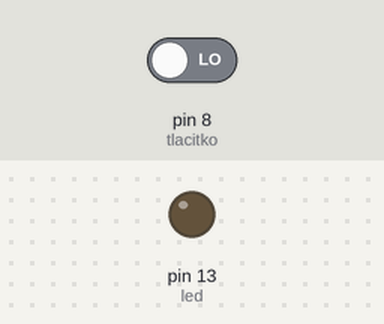
This sketch was run on a simulated Arduino Uno, built with avr-gcc and run on an emulated ATmega328P. Parts: output pins drawn as LEDs (lit = HIGH). The inputs (shaded band) are chosen by the test bench; at power-on: pin 8 (tlacitko) LOW.

Above: at 1.2 s.
1.3 s: pin 8 (tlacitko) driven HIGH
At 2.2 s:
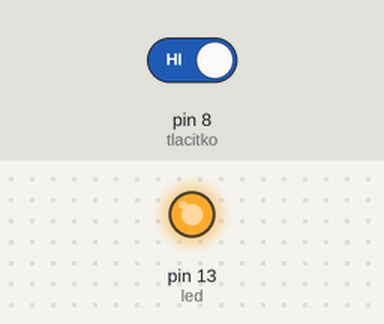
Timing chart, 0 to 4.3 s (numbered marks = the images above; inputs shaded):
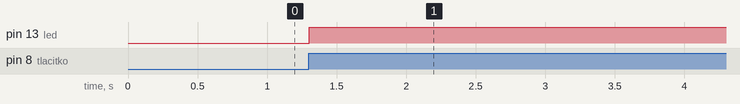

The sketch:

01_code.ino
```cpp
int tlacitko = 8;
int led = 13;
boolean posledniStav = LOW;
boolean stavTlacitka = LOW;
boolean ledOn = false;

void setup() {
  pinMode(tlacitko, INPUT);
  pinMode(led, OUTPUT);
}

boolean debounce(boolean posledni) {
  boolean stav = digitalRead(tlacitko);

  if (posledni != stav) {
    delay(5);
    stav = digitalRead(tlacitko);
  }

  return stav;
}

void loop() {
  stavTlacitka = debounce(posledniStav);

  if (posledniStav == LOW && stavTlacitka == HIGH) {
    ledOn = !ledOn;
  }
  posledniStav = stavTlacitka;

  digitalWrite(led, ledOn);

}
```

Measured:
- after the input at 1.3 s, pin 13 (led): LOW → HIGH at once
